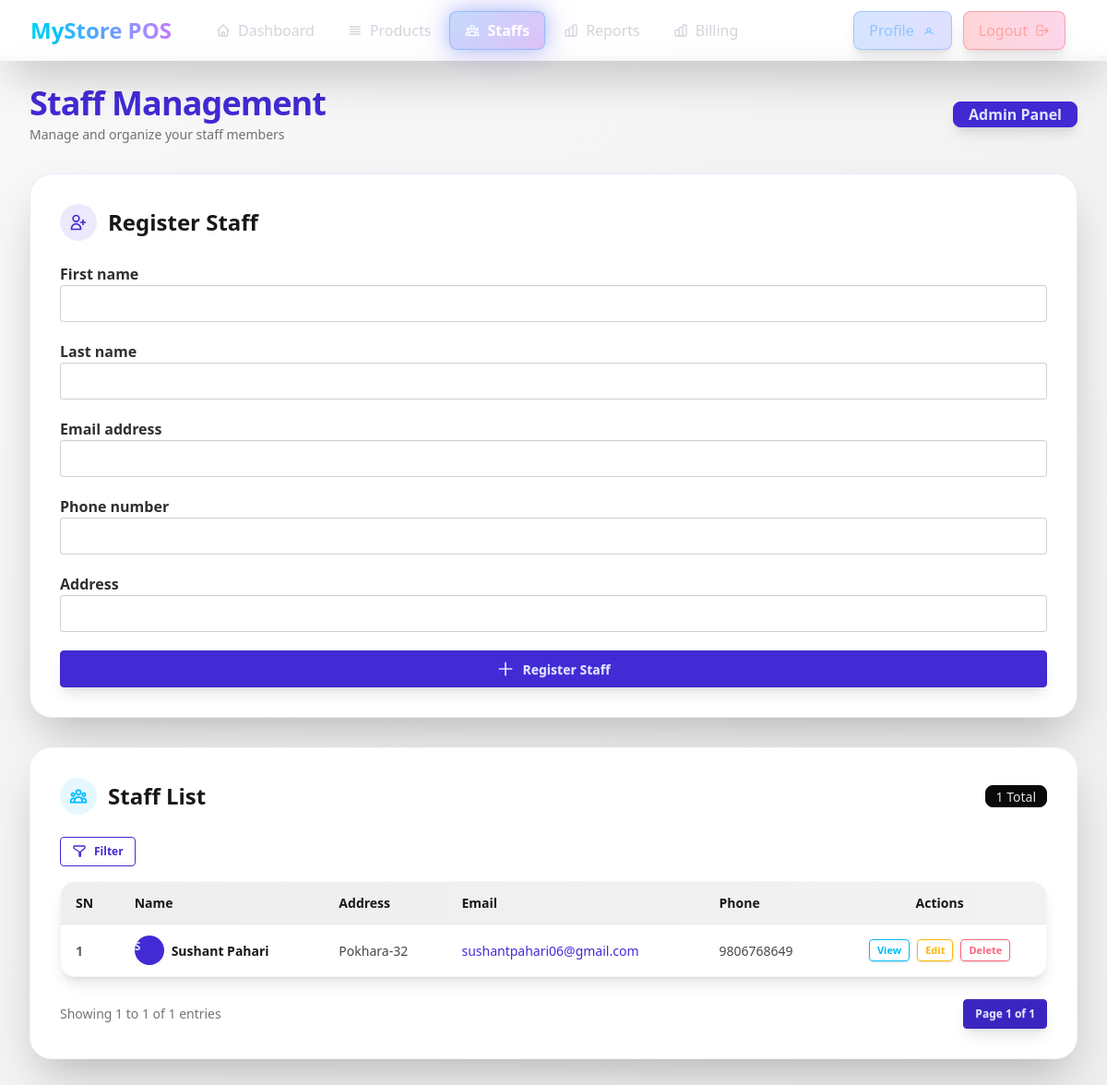
Before: /shop/staffs/ (signed in) with the older database file.
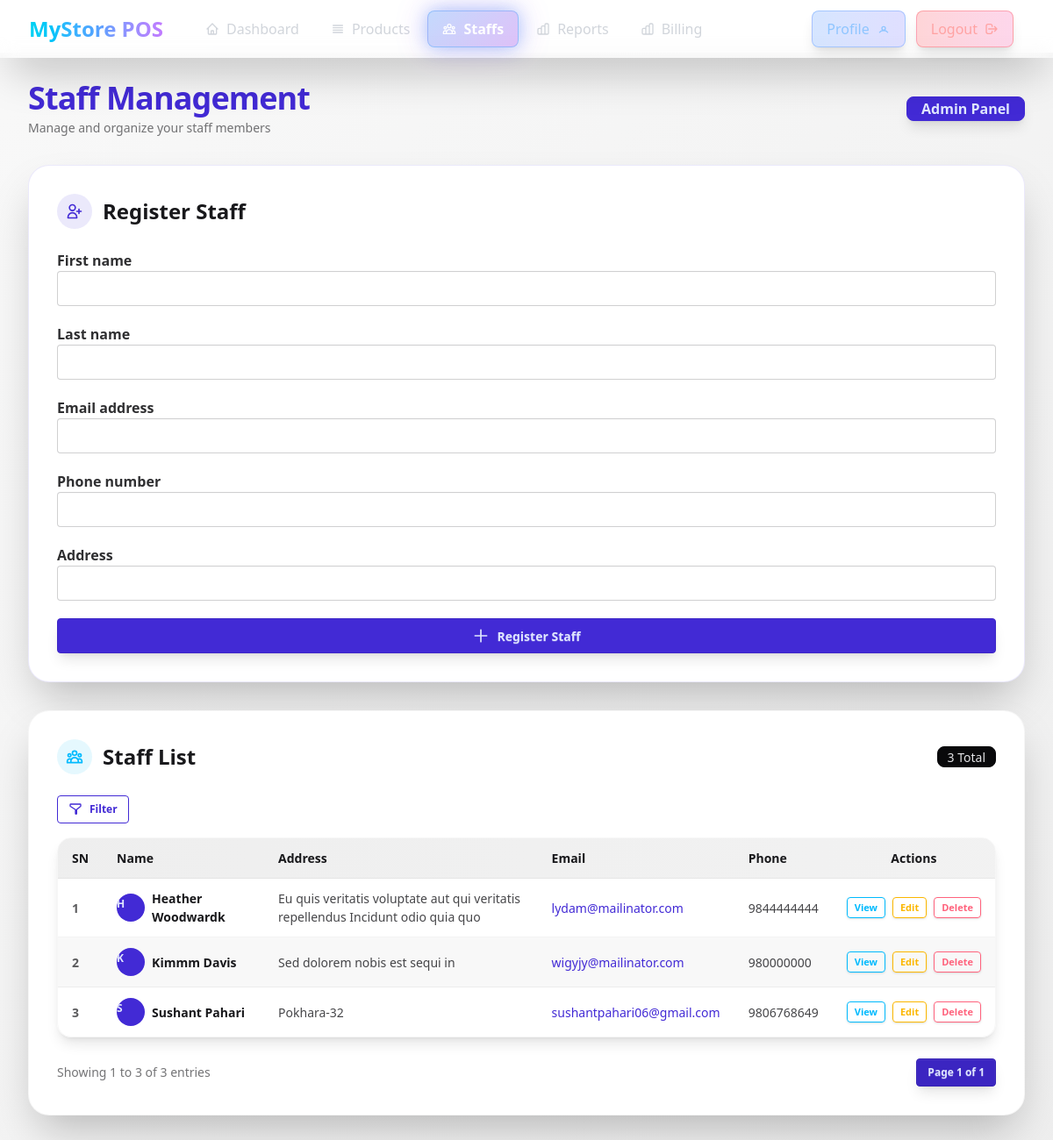
After: the same page with the newer database file.
### accounts/models.py (models this page shows, shortened)
class CustomUser(AbstractUser):
    class Roles(models.TextChoices):
        SHOP_ADMIN="shop_admin","Shop Admin"
        STAFF="staff","Staff"
    address = models.CharField(max_length=255, null=True, blank=True)
    phone_number = models.CharField(max_length=10, null=True, blank=True)
    profile_pic = models.ImageField(upload_to="profile_pics", null=True, blank=True)
    role=models.CharField(
        max_length=20,
        choices=Roles.choices,
        default=Roles.SHOP_ADMIN,
    )
    workplace = models.ForeignKey(
        'shop.Shop',
        on_delete=models.CASCADE,
        null=True,
        blank=True,
        related_name='staff_members'  # This is fine
    )

### shop/views.py (the view)
# urls.py: path("staffs/", views.staffs, name="staffs"),
def staffs(request):
    if (
        request.method == "POST"
        and request.user.role != CustomUser.Roles.SHOP_ADMIN
    ):
        messages.error(request, "You do not have permission to register staff.")
        return redirect("shop:staffs")
    if request.method == "POST":
        form = StaffRegistrationForm(request.POST, request.FILES, request=request)
        if form.is_valid():
            staff = form.save(commit=False)
            first = staff.first_name[:3].lower() if staff.first_name else "usr"
            last = staff.last_name[-3:].lower() if staff.last_name else str(random.randint(100, 999))
            base_username = f"{first}{last}"
            username = base_username
            counter = 1
            while CustomUser.objects.filter(username=username).exists():
                username = f"{base_username}{counter}"
                counter += 1
            alphabet = string.ascii_letters + string.digits
            password = ''.join(secrets.choice(alphabet) for i in range(8))
            staff.username = username
            staff.is_staff = True
            staff.set_password(password)
            if hasattr(request.user, 'shop'):
                staff.workplace = request.user.shop  # Changed from shop to workplace
            staff.save()
            try:
                shop_name = request.user.shop.name if hasattr(request.user, 'shop') else "Our Shop"
                send_mail(
                    f'Welcome to {shop_name} - Your POS System Credentials',
                    f'''
Dear {staff.first_name} {staff.last_name},

Your account has been created for the {shop_name} POS system.

Here are your login credentials:

🔐 Username: {username}
🔑 Password: {password}
🌐 Login URL: {request.build_absolute_uri('/accounts/login/')}

Important Security Notes:
- Keep your credentials secure
- Do not share your password with anyone

If you have any issues, please contact your administrator.

Best regards,
{shop_name} Management
                    ''',
                    settings.DEFAULT_FROM_EMAIL,
                    [staff.email],
                    fail_silently=False,
                )
                messages.success(
                    request,
                    f"✅ Staff registered successfully! Login credentials have been sent to {staff.email}"
                )
            except Exception:
                messages.success(
                    request,
                    f"✅ Staff registered successfully!<br>"
                    f"<strong>Username:</strong> {username}<br>"
                    f"<strong>Password:</strong> {password}<br>"
                    f"<em>Email sending failed. Please share these credentials securely with the staff member.</em>"
                )
            return redirect(request.path)
    else:
        form = StaffRegistrationForm(request=request)
    if request.user.role == CustomUser.Roles.SHOP_ADMIN:
        current_shop = request.user.shop
    else:
        current_shop = request.user.workplace
    all_staffs = CustomUser.objects.filter(
        role=CustomUser.Roles.STAFF,
        workplace=current_shop
    ).order_by("-id")
    filtered_staffs = StaffFilter(request.GET, queryset=all_staffs)
    paginator = Paginator(filtered_staffs.qs, 8)
    page_number = request.GET.get("page")
    page_obj = paginator.get_page(page_number)
    context = {
        "form": form,
        "staffs": page_obj,
        "page_obj": page_obj,
        "filter_form": filtered_staffs.form,
        "filtered_staffs": filtered_staffs,
        "can_manage_staff": request.user.role == CustomUser.Roles.SHOP_ADMIN,
    }
    return render(request, "shop/staffs.html", context)

### shop/templates/shop/staffs.html (shortened to what this page needs)
{% extends 'base.html' %}
{% load form_extras %}
{% block content %}
<main class="min-h-screen flex flex-col p-4 md:p-8 w-full bg-gradient-to-br from-base-200 to-base-300 pt-16 mt-15">
    <div class="flex flex-col md:flex-row justify-between items-start md:items-center mb-8 gap-4">
        {% if request.user.role == "shop_admin" %}
        <div>
            <h1 class="text-4xl font-extrabold text-primary mb-1 tracking-tight">
                Staff Management
            </h1>
            <p class="text-base-content/60 text-sm">
                Manage and organize your staff members
            </p>
        </div>
        {% endif %}
        {% if request.user.role == "shop_admin" %}
        <div class="badge badge-primary badge-lg font-semibold px-4 py-3 shadow-lg flex items-center gap-2">
            Admin Panel
        </div>
        {% endif %}
    </div>
    <div class="flex flex-col xl:flex-row gap-8">
        {% if can_manage_staff %}
        <div class="w-full xl:w-1/3 flex-shrink-0">
            <div class="shadow-2xl rounded-3xl p-8 bg-base-100 border border-primary/10 hover:border-primary/30 transition-all duration-300">
                <div class="flex items-center gap-3 mb-6">
                    <div class="w-10 h-10 rounded-full bg-primary/10 flex items-center justify-center">
                        <svg xmlns="http://www.w3.org/2000/svg" class="h-5 w-5 text-primary" fill="none" viewBox="0 0 24 24" stroke="currentColor">
                            <path stroke-linecap="round" stroke-linejoin="round" stroke-width="2"
                                d="M18 9v3m0 0v3m0-3h3m-3 0h-3m-2-5a4 4 0 11-8 0 4 4 0 018 0zM3 20a6 6 0 0112 0v1H3v-1z" />
                        </svg>
                    </div>
                    <h2 class="text-2xl font-bold text-base-content">Register Staff</h2>
                </div>
                <form method="post" enctype="multipart/form-data" class="space-y-5">
                    {% for field in form %}
                    <fieldset class="form-control">
                        <label class="label">
                            <span class="label-text font-semibold text-base-content/90">{{ field.label }}</span>
                        </label>
                        {{ field|add_class:"input input-bordered w-full focus:input-primary focus:outline-offset-0 transition-all" }}
                    </fieldset>
                    {% endfor %}
                    <button type="submit" class="w-full btn btn-primary mt-4 shadow-lg hover:shadow-xl hover:scale-[1.02] transition-all duration-200 flex items-center justify-center gap-2">
                        <svg xmlns="http://www.w3.org/2000/svg" class="h-5 w-5" fill="none" viewBox="0 0 24 24" stroke="currentColor">
                            <path stroke-linecap="round" stroke-linejoin="round" stroke-width="2" d="M12 4v16m8-8H4" />
                        </svg>
                        Register Staff
                    </button>
                </form>
            </div>
        </div>
        {% endif %}
        <div class="flex-grow shadow-2xl rounded-3xl p-8 bg-base-100 border border-base-300/50 hover:border-base-300 transition-all duration-300">
            <div class="flex flex-col md:flex-row items-start md:items-center gap-3 mb-6">
                <div class="flex items-center gap-3">
                    <div class="w-10 h-10 rounded-full bg-info/10 flex items-center justify-center">
                    </div>
                    <h2 class="text-2xl font-bold text-base-content">Staff List</h2>
                </div>
                <div class="badge badge-neutral ml-auto">{{ page_obj.paginator.count }} Total</div>
            </div>
            <div class="mb-4">
                <button id="toggleFilter" class="btn btn-sm btn-outline btn-primary flex items-center gap-2">
                    <svg xmlns="http://www.w3.org/2000/svg" class="h-4 w-4" fill="none" viewBox="0 0 24 24" stroke="currentColor">
                        <path stroke-linecap="round" stroke-linejoin="round" stroke-width="2"
                            d="M3 4a1 1 0 011-1h16a1 1 0 011 1v2a1 1 0 01-.293.707L14 12.414V19a1 1 0 01-2 0v-6.586L3.293 6.707A1 1 0 013 6V4z" />
                    </svg>
                    Filter
                </button>
            </div>
            <div class="overflow-x-auto rounded-2xl border border-base-300/50 shadow-lg">
                <table class="table table-zebra w-full min-w-[600px]">
                    <thead class="bg-gradient-to-r from-base-300 to-base-300/80">
                        <tr>
                            <th class="text-base-content font-bold">SN</th>
                            <th class="text-base-content font-bold">Name</th>
                            <th class="text-base-content font-bold">Address</th>
                            <th class="text-base-content font-bold">Email</th>
                            <th class="text-base-content font-bold">Phone</th>
                            <th class="text-base-content font-bold text-center">Actions</th>
                        </tr>
                    </thead>
                    <tbody id="staff-list">
                        {% for staff in staffs %}
                        <tr class="hover:bg-base-200/70 transition-colors duration-150">
                            <th class="font-semibold text-base-content/70">{{ forloop.counter }}</th>
                            <td class="font-semibold text-base-content">
                                <div class="flex items-center gap-2">
                                    <div class="avatar placeholder">
                                        <div class="bg-primary text-primary-content rounded-full w-8">
                                            <span class="text-xs">{{ staff.get_full_name|slice:":1"|upper }}</span>
                                        </div>
                                    </div>
                                    {{ staff.get_full_name }}
                                </div>
                            </td>
                            <td class="text-base-content/80">{{ staff.address|default:"-" }}</td>
                            <td class="text-base-content/80">
                                <a href="mailto:{{ staff.email }}" class="link link-hover link-primary">{{ staff.email|default:"-" }}</a>
                            </td>
                            <td class="text-base-content/80">{{ staff.phone_number|default:"-" }}</td>
                            <td>
                                <div class="flex gap-2 justify-center">
                                    <a href="{% url 'shop:staff_detail' staff.id %}"
                                       class="btn btn-xs btn-info btn-outline hover:btn-info transition-all shadow-sm hover:shadow-md">
                                        View
                                    </a>
                                    {% if request.user.role == "shop_admin" %}
                                        <a href="{% url 'shop:staff_update' staff.id %}"
                                           class="btn btn-xs btn-warning btn-outline hover:btn-warning transition-all shadow-sm hover:shadow-md">
                                            Edit
                                        </a>
                                        <button onclick="document.getElementById('delete_modal_{{ staff.id }}').showModal()"
                                                class="btn btn-xs btn-error btn-outline hover:btn-error transition-all shadow-sm hover:shadow-md">
                                            Delete
                                        </button>
                                    {% endif %}
                                </div>
                            </td>
                        </tr>
                        {% endfor %}
                    </tbody>
                </table>
            </div>
            <div class="flex flex-col md:flex-row justify-between items-center mt-6 gap-2 md:gap-0">
                <div class="text-sm text-base-content/60">
                    Showing {{ page_obj.start_index }} to {{ page_obj.end_index }} of {{ page_obj.paginator.count }} entries
                </div>
                <div class="join shadow-lg">
                    <a class="join-item btn btn-sm btn-active btn-primary">Page {{ page_obj.number }} of {{ page_obj.paginator.num_pages }}</a>
                </div>
            </div>
        </div>
    </div>
</main>
{% endblock %}

Changed rows visible on the page:
added CustomUser: get_full_name "H", get_full_name "Heather Woodwardk", address "Eu quis veritatis voluptate aut qui veritatis repellendus Incidunt odio quia quo", email "lydam@mailinator.com", phone_number "9844444444"
added CustomUser: get_full_name "K", get_full_name "Kimmm Davis", address "Sed dolorem nobis est sequi in", email "wigyjy@mailinator.com", phone_number "980000000"
Other visible differences:
{{ page_obj.paginator.count }}: "1" → "3"
{{ page_obj.end_index }}: "1" → "3"
